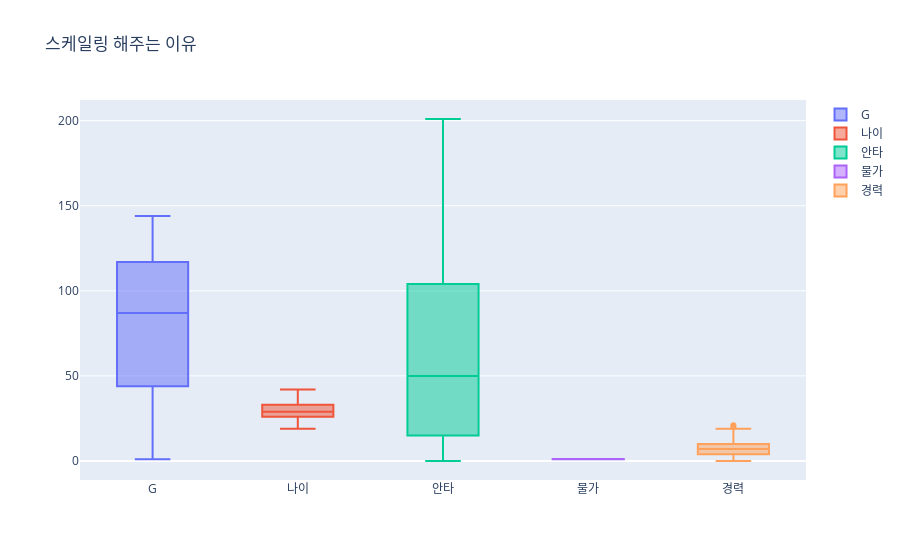

Notebook code for this chart:
### Code cell
scaling()

### Figure 1 — Plotly figure (JSON) as saved in the notebook; plotly's stock layout.template omitted (floating-point values rounded to 4 significant figures; data arrays with more than 128 entries replaced by an {"elided": "..."} marker saying what was removed)
{"data": [{"name": "G", "type": "box", "y": {"elided": "808 int values"}}, {"name": "나이", "type": "box", "y": {"elided": "808 int values"}}, {"name": "안타", "type": "box", "y": {"elided": "808 int values"}}, {"name": "물가", "type": "box", "y": {"elided": "808 float values"}}, {"name": "경력", "type": "box", "y": {"elided": "808 int values"}}], "layout": {"title": {"text": "스케일링 해주는 이유"}}}
